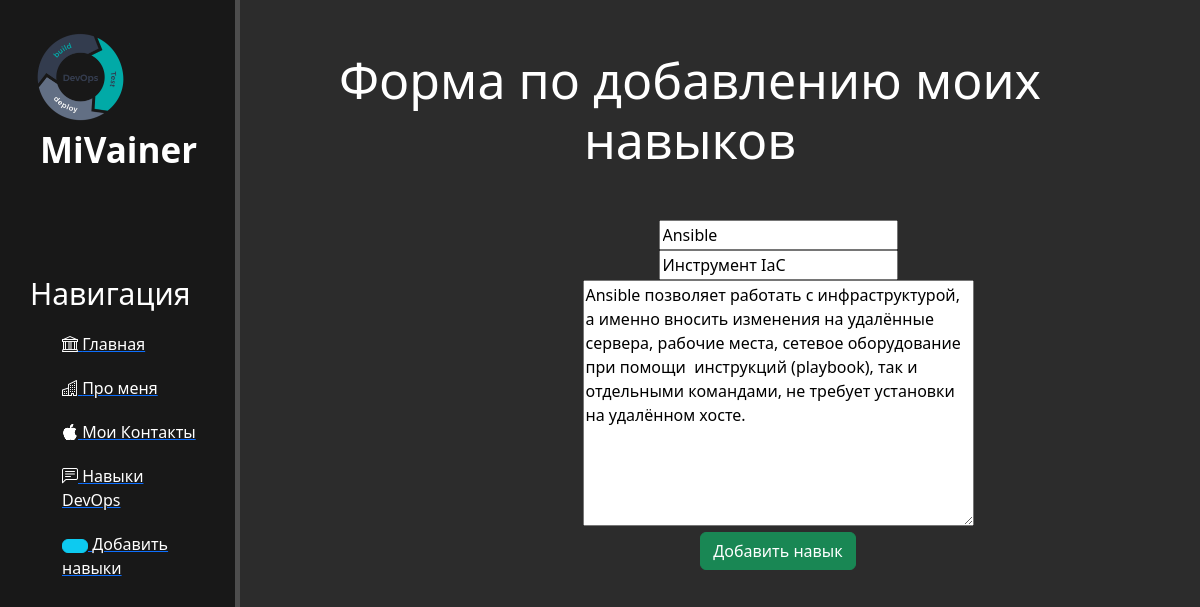
Screenshot of /news/3/update with the database file from the repository.
### app2/models.py (models this page shows, shortened)
class Artiles(models.Model):
    skill = models.CharField('Название скила', max_length=50, default='Не заполнено')
    opisanie = models.CharField('Краткое описание', max_length=250, default='Не заполнено')
    full_text = models.TextField('Примеры реализации')
    class Meta:
        verbose_name = "Навыки DevOps"
        verbose_name_plural = "Навыки DevOps"

### app2/views.py (the view)
# urls.py: path('<int:pk>/update', views.NewsUpdateView.as_view(), name='news-update'),
class NewsUpdateView(UpdateView):
    model = Artiles
    template_name = 'app2/create.html'
    fields = ['skill', 'opisanie', 'full_text']

### app2/templates/app2/create.html (shortened to what this page needs)
{% extends 'app1/layout.html' %}
{% block content1 %}
    <div class="features">
        <h1>Форма по добавлению моих навыков</h1>
        <form method="post">
            {{ form.skill }}<br>
            {{ form.opisanie }}<br>
            {{ form.full_text }}<br>
            <button class="btn btn-success" type="submit">Добавить навык</button>
        </form>
    </div>
{% endblock %}

### app1/static/app1/css/app1.css (style rules this page uses)
body { background: #2c2c2c; }
main .features { float: left; color: #fff; margin-top: 50px; text-align: center; width: 75%; }
main .features h1 { font-size: 50px; }
form { margin-left: 32%; width: 500px; margin-top: 50px; }

### rows the page displays
Artiles: skill "Ansible", opisanie "Инструмент IaC", full_text "Ansible позволяет работать с инфраструктурой, а именно вносить изменения на удалённые сервера, рабочие места, сетевое оборудование при помощи инструкций (playbook), так и отдельными командами, не требует установки на удалённом хосте."
